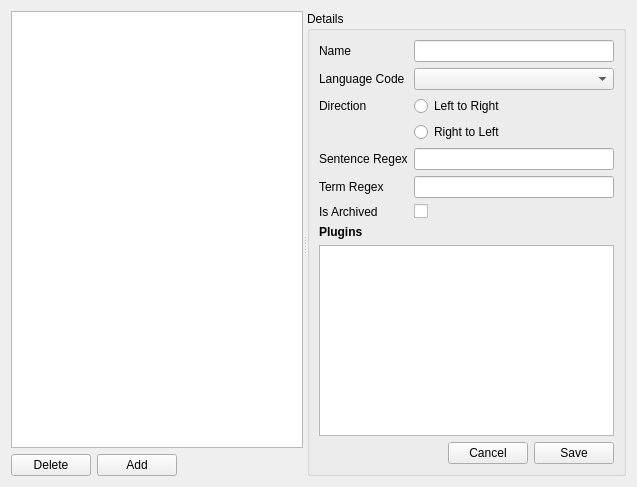
<?xml version="1.0" encoding="UTF-8"?>
<ui version="4.0">
 <class>Languages</class>
 <widget class="QWidget" name="Languages">
  <property name="geometry">
   <rect>
    <x>0</x>
    <y>0</y>
    <width>637</width>
    <height>487</height>
   </rect>
  </property>
  <property name="windowTitle">
   <string>Form</string>
  </property>
  <layout class="QHBoxLayout" name="horizontalLayout_3">
   <item>
    <widget class="QSplitter" name="splitter">
     <property name="orientation">
      <enum>Qt::Horizontal</enum>
     </property>
     <widget class="QWidget" name="widget" native="true">
      <property name="sizePolicy">
       <sizepolicy hsizetype="Preferred" vsizetype="Preferred">
        <horstretch>0</horstretch>
        <verstretch>0</verstretch>
       </sizepolicy>
      </property>
      <property name="minimumSize">
       <size>
        <width>0</width>
        <height>0</height>
       </size>
      </property>
      <property name="baseSize">
       <size>
        <width>0</width>
        <height>0</height>
       </size>
      </property>
      <layout class="QVBoxLayout" name="verticalLayout_2">
       <property name="margin">
        <number>0</number>
       </property>
       <item>
        <widget class="QListWidget" name="lvLanguages">
         <property name="resizeMode">
          <enum>QListView::Adjust</enum>
         </property>
        </widget>
       </item>
       <item>
        <layout class="QHBoxLayout" name="horizontalLayout_2">
         <item>
          <widget class="QPushButton" name="pbDelete">
           <property name="text">
            <string>Delete</string>
           </property>
          </widget>
         </item>
         <item>
          <widget class="QPushButton" name="pbAdd">
           <property name="text">
            <string>Add</string>
           </property>
          </widget>
         </item>
         <item>
          <spacer name="horizontalSpacer_2">
           <property name="orientation">
            <enum>Qt::Horizontal</enum>
           </property>
           <property name="sizeHint" stdset="0">
            <size>
             <width>40</width>
             <height>20</height>
            </size>
           </property>
          </spacer>
         </item>
        </layout>
       </item>
      </layout>
     </widget>
     <widget class="QGroupBox" name="groupBox">
      <property name="title">
       <string>Details</string>
      </property>
      <layout class="QVBoxLayout" name="verticalLayout">
       <item>
        <layout class="QFormLayout" name="formLayout">
         <property name="fieldGrowthPolicy">
          <enum>QFormLayout::AllNonFixedFieldsGrow</enum>
         </property>
         <item row="0" column="0">
          <widget class="QLabel" name="label">
           <property name="text">
            <string>Name</string>
           </property>
          </widget>
         </item>
         <item row="0" column="1">
          <widget class="QLineEdit" name="leName"/>
         </item>
         <item row="2" column="0">
          <widget class="QLabel" name="label_2">
           <property name="text">
            <string>Language Code</string>
           </property>
          </widget>
         </item>
         <item row="2" column="1">
          <widget class="QComboBox" name="cbLanguageCodes"/>
         </item>
         <item row="3" column="0">
          <widget class="QLabel" name="label_3">
           <property name="text">
            <string>Direction</string>
           </property>
          </widget>
         </item>
         <item row="3" column="1">
          <widget class="QRadioButton" name="rbLTR">
           <property name="text">
            <string>Left to Right</string>
           </property>
          </widget>
         </item>
         <item row="4" column="1">
          <widget class="QRadioButton" name="rbRTL">
           <property name="text">
            <string>Right to Left</string>
           </property>
          </widget>
         </item>
         <item row="5" column="0">
          <widget class="QLabel" name="label_4">
           <property name="text">
            <string>Sentence Regex</string>
           </property>
          </widget>
         </item>
         <item row="5" column="1">
          <widget class="QLineEdit" name="leSentenceRegex"/>
         </item>
         <item row="7" column="0">
          <widget class="QLabel" name="label_5">
           <property name="text">
            <string>Term Regex</string>
           </property>
          </widget>
         </item>
         <item row="7" column="1">
          <widget class="QLineEdit" name="leTermRegex">
           <property name="font">
            <font>
             <family>MS Shell Dlg 2</family>
             <weight>50</weight>
             <bold>false</bold>
            </font>
           </property>
          </widget>
         </item>
         <item row="8" column="0">
          <widget class="QLabel" name="label_6">
           <property name="text">
            <string>Is Archived</string>
           </property>
          </widget>
         </item>
         <item row="8" column="1">
          <widget class="QCheckBox" name="cbIsArchived">
           <property name="text">
            <string/>
           </property>
          </widget>
         </item>
        </layout>
       </item>
       <item>
        <widget class="QLabel" name="label_7">
         <property name="font">
          <font>
           <weight>75</weight>
           <bold>true</bold>
          </font>
         </property>
         <property name="frameShadow">
          <enum>QFrame::Plain</enum>
         </property>
         <property name="text">
          <string>Plugins</string>
         </property>
         <property name="margin">
          <number>5</number>
         </property>
        </widget>
       </item>
       <item>
        <widget class="QListWidget" name="lvPlugins"/>
       </item>
       <item>
        <layout class="QHBoxLayout" name="horizontalLayout" stretch="1,0,0">
         <item>
          <spacer name="horizontalSpacer">
           <property name="orientation">
            <enum>Qt::Horizontal</enum>
           </property>
           <property name="sizeHint" stdset="0">
            <size>
             <width>40</width>
             <height>20</height>
            </size>
           </property>
          </spacer>
         </item>
         <item>
          <widget class="QPushButton" name="pbCancel">
           <property name="text">
            <string>Cancel</string>
           </property>
          </widget>
         </item>
         <item>
          <widget class="QPushButton" name="pbSave">
           <property name="text">
            <string>Save</string>
           </property>
          </widget>
         </item>
        </layout>
       </item>
      </layout>
     </widget>
    </widget>
   </item>
  </layout>
 </widget>
 <resources/>
 <connections/>
</ui>
